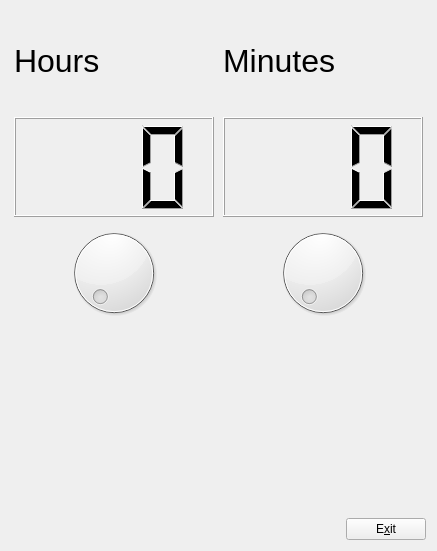
<?xml version="1.0" encoding="UTF-8"?>
<ui version="4.0">
 <class>Form</class>
 <widget class="QWidget" name="Form">
  <property name="geometry">
   <rect>
    <x>0</x>
    <y>0</y>
    <width>437</width>
    <height>551</height>
   </rect>
  </property>
  <property name="windowTitle">
   <string>Form</string>
  </property>
  <layout class="QVBoxLayout" name="verticalLayout_3">
   <item>
    <layout class="QVBoxLayout" name="verticalLayout_2">
     <item>
      <layout class="QHBoxLayout" name="horizontalLayout">
       <item>
        <widget class="QLabel" name="label">
         <property name="minimumSize">
          <size>
           <width>200</width>
           <height>100</height>
          </size>
         </property>
         <property name="maximumSize">
          <size>
           <width>200</width>
           <height>100</height>
          </size>
         </property>
         <property name="font">
          <font>
           <pointsize>24</pointsize>
          </font>
         </property>
         <property name="text">
          <string>Hours</string>
         </property>
        </widget>
       </item>
       <item>
        <widget class="QLabel" name="label_2">
         <property name="minimumSize">
          <size>
           <width>200</width>
           <height>100</height>
          </size>
         </property>
         <property name="maximumSize">
          <size>
           <width>200</width>
           <height>100</height>
          </size>
         </property>
         <property name="font">
          <font>
           <pointsize>24</pointsize>
          </font>
         </property>
         <property name="text">
          <string>Minutes</string>
         </property>
        </widget>
       </item>
      </layout>
     </item>
     <item>
      <layout class="QVBoxLayout" name="verticalLayout">
       <item>
        <layout class="QHBoxLayout" name="horizontalLayout_2">
         <item>
          <widget class="QLCDNumber" name="lcdNumber">
           <property name="sizePolicy">
            <sizepolicy hsizetype="Minimum" vsizetype="Minimum">
             <horstretch>0</horstretch>
             <verstretch>0</verstretch>
            </sizepolicy>
           </property>
           <property name="minimumSize">
            <size>
             <width>200</width>
             <height>100</height>
            </size>
           </property>
           <property name="maximumSize">
            <size>
             <width>200</width>
             <height>100</height>
            </size>
           </property>
           <property name="sizeIncrement">
            <size>
             <width>0</width>
             <height>0</height>
            </size>
           </property>
           <property name="font">
            <font>
             <pointsize>24</pointsize>
            </font>
           </property>
           <property name="digitCount">
            <number>3</number>
           </property>
          </widget>
         </item>
         <item>
          <widget class="QLCDNumber" name="lcdNumber_2">
           <property name="minimumSize">
            <size>
             <width>200</width>
             <height>100</height>
            </size>
           </property>
           <property name="maximumSize">
            <size>
             <width>200</width>
             <height>100</height>
            </size>
           </property>
           <property name="digitCount">
            <number>3</number>
           </property>
          </widget>
         </item>
        </layout>
       </item>
       <item>
        <layout class="QHBoxLayout" name="horizontalLayout_3">
         <item>
          <widget class="QDial" name="dial_2">
           <property name="minimumSize">
            <size>
             <width>200</width>
             <height>100</height>
            </size>
           </property>
           <property name="maximumSize">
            <size>
             <width>200</width>
             <height>100</height>
            </size>
           </property>
           <property name="maximum">
            <number>23</number>
           </property>
           <property name="invertedAppearance">
            <bool>false</bool>
           </property>
           <property name="invertedControls">
            <bool>false</bool>
           </property>
           <property name="wrapping">
            <bool>false</bool>
           </property>
           <property name="notchesVisible">
            <bool>false</bool>
           </property>
          </widget>
         </item>
         <item>
          <widget class="QDial" name="dial">
           <property name="minimumSize">
            <size>
             <width>200</width>
             <height>100</height>
            </size>
           </property>
           <property name="maximumSize">
            <size>
             <width>200</width>
             <height>100</height>
            </size>
           </property>
           <property name="maximum">
            <number>59</number>
           </property>
          </widget>
         </item>
        </layout>
       </item>
      </layout>
     </item>
    </layout>
   </item>
   <item>
    <spacer name="verticalSpacer">
     <property name="orientation">
      <enum>Qt::Vertical</enum>
     </property>
     <property name="sizeHint" stdset="0">
      <size>
       <width>20</width>
       <height>169</height>
      </size>
     </property>
    </spacer>
   </item>
   <item>
    <layout class="QHBoxLayout" name="horizontalLayout_4">
     <item>
      <spacer name="horizontalSpacer">
       <property name="orientation">
        <enum>Qt::Horizontal</enum>
       </property>
       <property name="sizeHint" stdset="0">
        <size>
         <width>40</width>
         <height>20</height>
        </size>
       </property>
      </spacer>
     </item>
     <item>
      <widget class="QPushButton" name="pushButton">
       <property name="text">
        <string>E&amp;xit</string>
       </property>
       <property name="shortcut">
        <string>Alt+X</string>
       </property>
      </widget>
     </item>
    </layout>
   </item>
  </layout>
 </widget>
 <resources/>
 <connections>
  <connection>
   <sender>dial_2</sender>
   <signal>sliderMoved(int)</signal>
   <receiver>lcdNumber</receiver>
   <slot>display(int)</slot>
   <hints>
    <hint type="sourcelabel">
     <x>166</x>
     <y>133</y>
    </hint>
    <hint type="destinationlabel">
     <x>86</x>
     <y>41</y>
    </hint>
   </hints>
  </connection>
  <connection>
   <sender>dial</sender>
   <signal>sliderMoved(int)</signal>
   <receiver>lcdNumber_2</receiver>
   <slot>display(int)</slot>
   <hints>
    <hint type="sourcelabel">
     <x>325</x>
     <y>123</y>
    </hint>
    <hint type="destinationlabel">
     <x>335</x>
     <y>46</y>
    </hint>
   </hints>
  </connection>
  <connection>
   <sender>pushButton</sender>
   <signal>clicked()</signal>
   <receiver>Form</receiver>
   <slot>close()</slot>
   <hints>
    <hint type="sourcelabel">
     <x>419</x>
     <y>392</y>
    </hint>
    <hint type="destinationlabel">
     <x>377</x>
     <y>314</y>
    </hint>
   </hints>
  </connection>
 </connections>
</ui>
